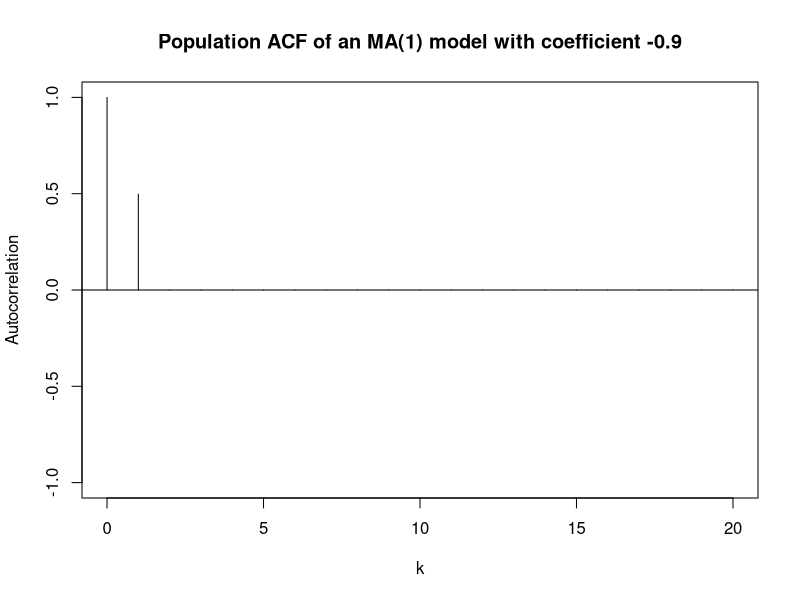
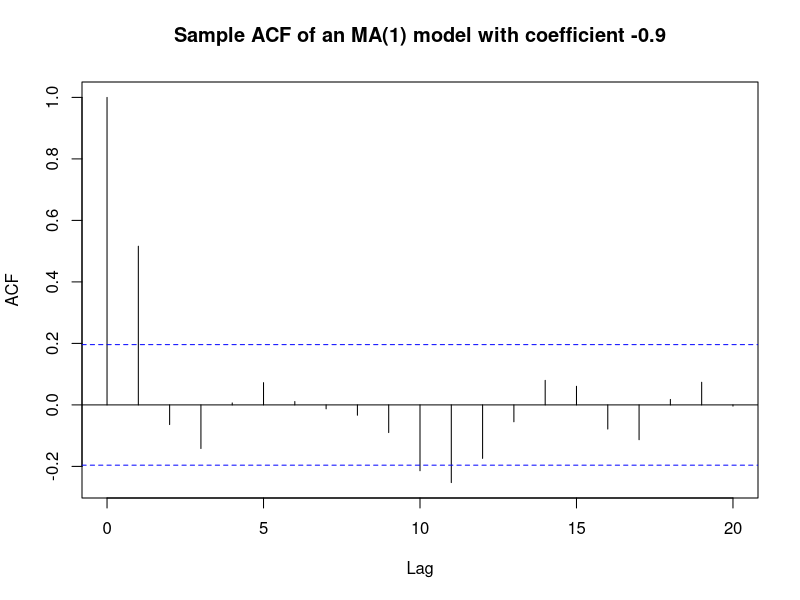
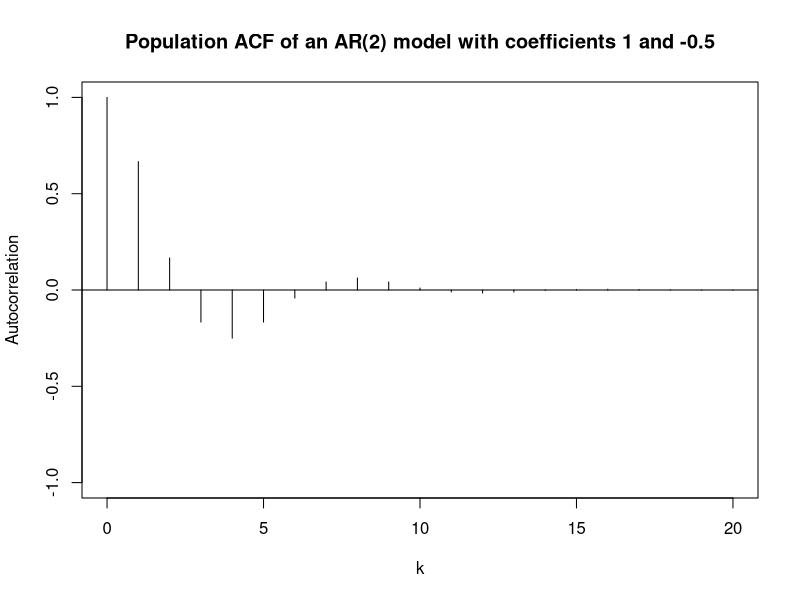
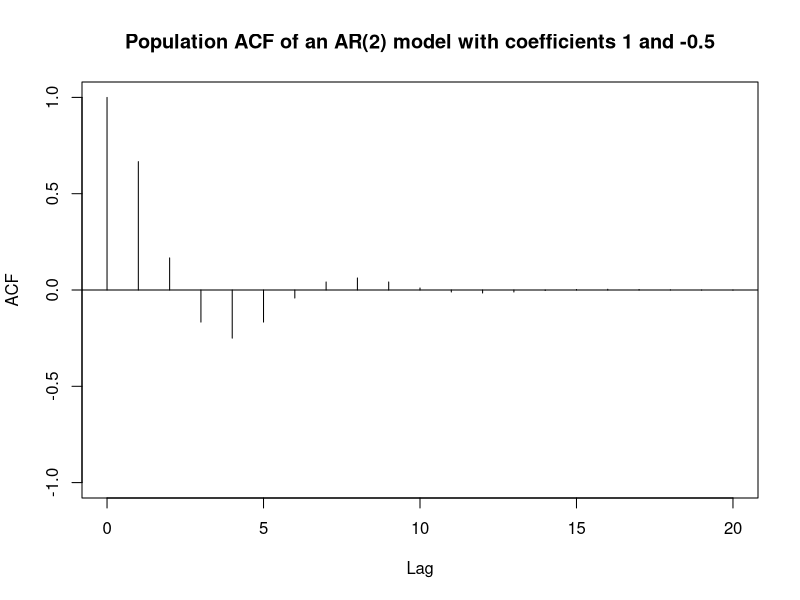
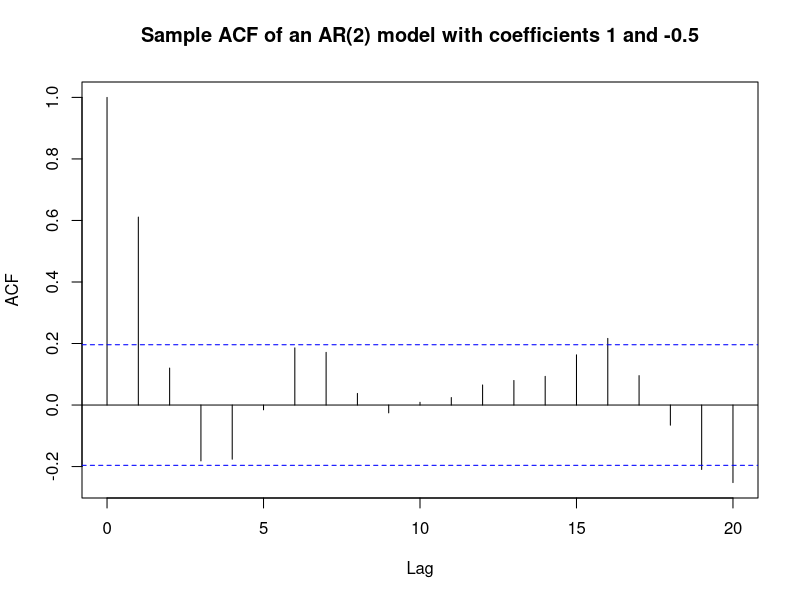

These charts were generated, in order, by the following R code:
## Population ACF and Sample ACF plots for MA and AR models
#### 1. Population ACF: You have two (or more) options in R.
####### 1) Using a prewritten function, ARMAacf.
####### 2) Write your own function using the formulas we calculated.
########## Option 1) is more convinient, but you need to be careful when you enter the coefficients.
#### 2. Sample ACF: use acf function in base package (with lag 0) OR acf function in TSA packages (without lag 0)


## Population ACF for an MA(1) model with theta=-0.9
y = ARMAacf(ma = 0.9, lag.max = 20)	
	# Notice that 0.9 is used instead of -0.9, because their MA model is defined as
	# Y_t = e_t + theta * e_{t-1}
plot(y, x = 0:20, type = "h", ylim = c(-1,1), xlab = "k", ylab = "Autocorrelation", main = "Population ACF of an MA(1) model with coefficient -0.9")
abline(h=0)

## Sample ACF for an MA(1) model with theta=-0.9
# Generate an MA(1) process at random
set.seed(122)	# try changing this seed number to generate different y.
n = 100
e = rnorm(n+1)
theta = -0.9
y = ts(e[2:(n+1)]-theta*e[1:n])
acf(y,main="Sample ACF of an MA(1) model with coefficient -0.9")


###################
## Population ACF for an AR(2) model with phi_1=1, phi_2=-0.5
y = ARMAacf(ar = c(1,-0.5), lag.max = 20)	
	# Notice that we do not have to change sign for the AR model.
	# Y_t = phi_1 * Y_{t-1} + phi_2 * Y_{t-2} + e_t
plot(y, x = 0:20, type = "h", ylim = c(-1,1), xlab = "k", ylab = "Autocorrelation", main = "Population ACF of an AR(2) model with coefficients 1 and -0.5")
abline(h=0)

## The same population ACF can be obtained using the recursive algorithm on slide 40 for Chapter 4.
phi1 = 1; phi2 = -0.5; max.lag = 20
rho = rep(0,max.lag)
rho[1] = phi1/(1-phi2); rho[2] = (phi2*(1-phi2)+phi1^2)/(1-phi2)
for (k in 3:max.lag) rho[k]=phi1*rho[k-1]+phi2*rho[k-2]
plot(y=c(1,rho), x=0:max.lag, type='h', ylab='ACF', xlab='Lag', ylim=c(-1,+1), main = "Population ACF of an AR(2) model with coefficients 1 and -0.5")
abline(h=0)


## Sample ACF for an AR(2) model with phi_1=1, phi_2=-0.5
# Generate an AR(2) process at random
set.seed(2190)	# try changing this seed number to generate different y.
n = 100
e = rnorm(n+1)
phi1 = 1
phi2 = -0.5
y = rep(0,n); y[1] = e[1]; y[2] = e[2]
for (i in 3:n){ y[i] = phi1*y[i-1]+phi2*y[i-2]+e[i]}
acf(y,main="Sample ACF of an AR(2) model with coefficients 1 and -0.5")
